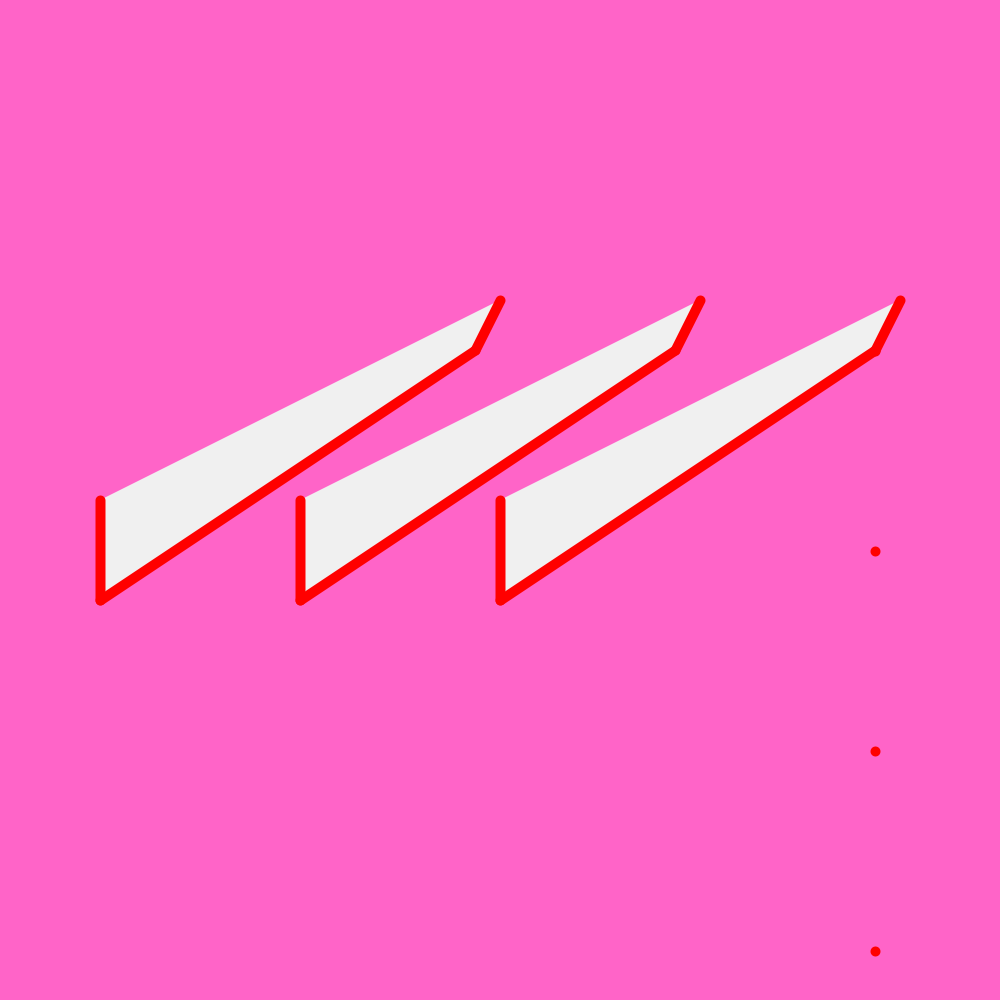
Frame 1 (no input)
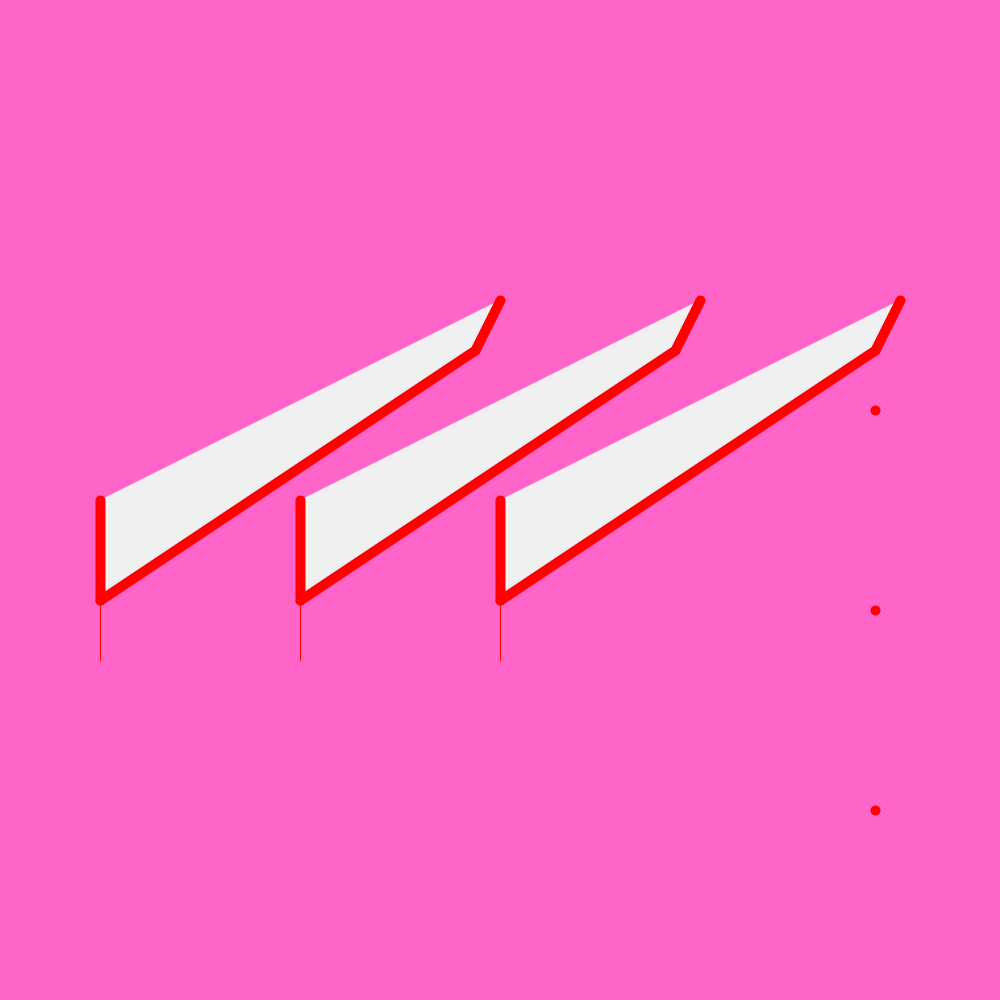
Frame 60 (the mouse pressed at the canvas centre just before this capture)
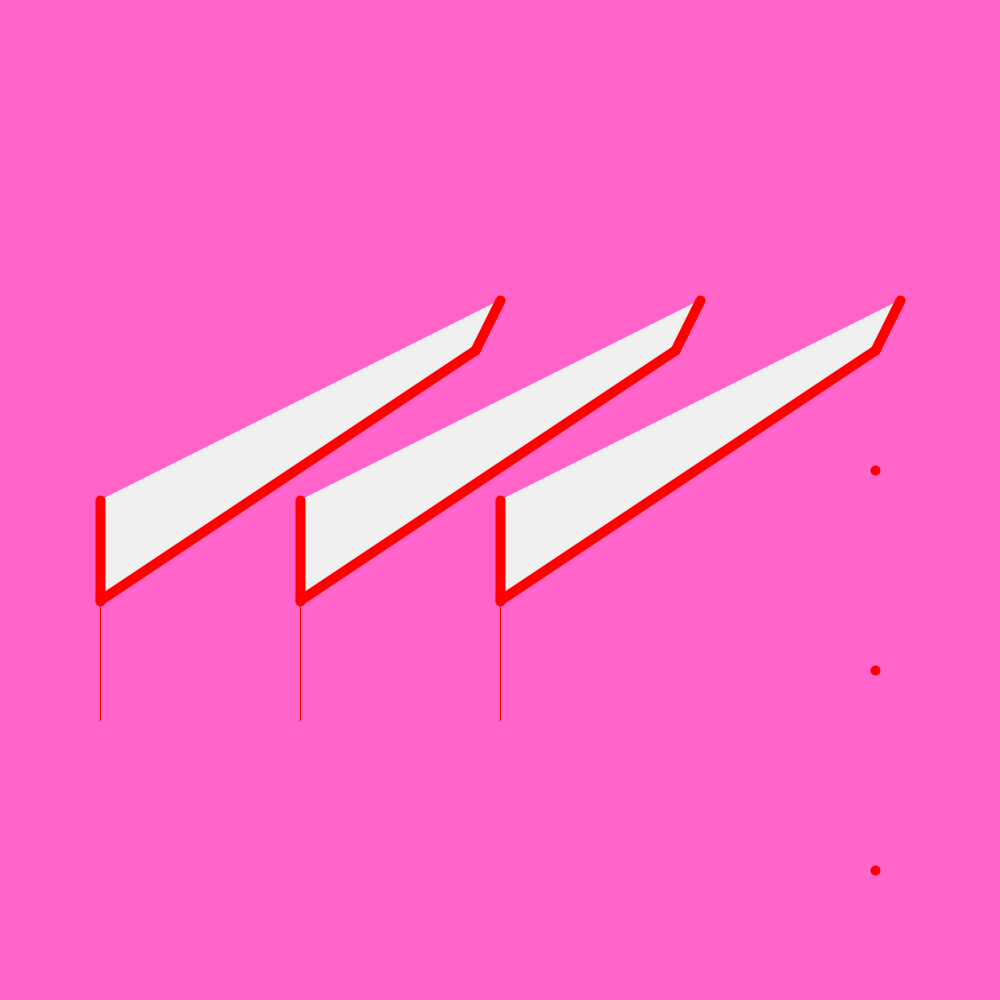
Frame 120 (the mouse held since frame 60 and released just before this capture)

The Processing sketch that drew these frames (run headless with seeded random() and noise(); from frame 60 on, the mouse is pressed at the canvas centre):

// Processing sketch: Wolverine_V_Magneto
// ── Wolverine_V_Magneto.pde
int y = 0;
float y1 = 0;
void setup() {
  size(1000, 1000);
  background(255, 100, 200);
}

void draw() {
  background(255, 100, 200);
  y = y + 1;
  y1 = y1 + 0.01;
  fill(240);
  noStroke();
  quad(500, 500, 900, 300, 875, 350, 500, 600);
  quad(300, 500, 700, 300, 675, 350, 300, 600);
  quad(100, 500, 500, 300, 475, 350, 100, 600);

  strokeWeight(1);
  stroke(255, 0, 0);
  line(500, 500, 500, 600+y);
  line(300, 500, 300, 600+y);
  line(100, 500, 100, 600+y);

  strokeWeight(10);
  line(500, 500, 500, 600+y1);
  line(300, 500, 300, 600+y1);
  line(100, 500, 100, 600+y1);

  line(500, 600, 875, 350);
  line(300, 600, 675, 350);
  line(100, 600, 475, 350);

  line(875, 350, 900, 300);
  line(675, 350, 700, 300);
  line(475, 350, 500, 300);



  for (int y2 = 350; y2<height; y2 = y2 + 200) {
    
    point( 875, y2 + y);
  }
}

void mousePressed(){
 save("The Bravest always die first.png"); 
}
